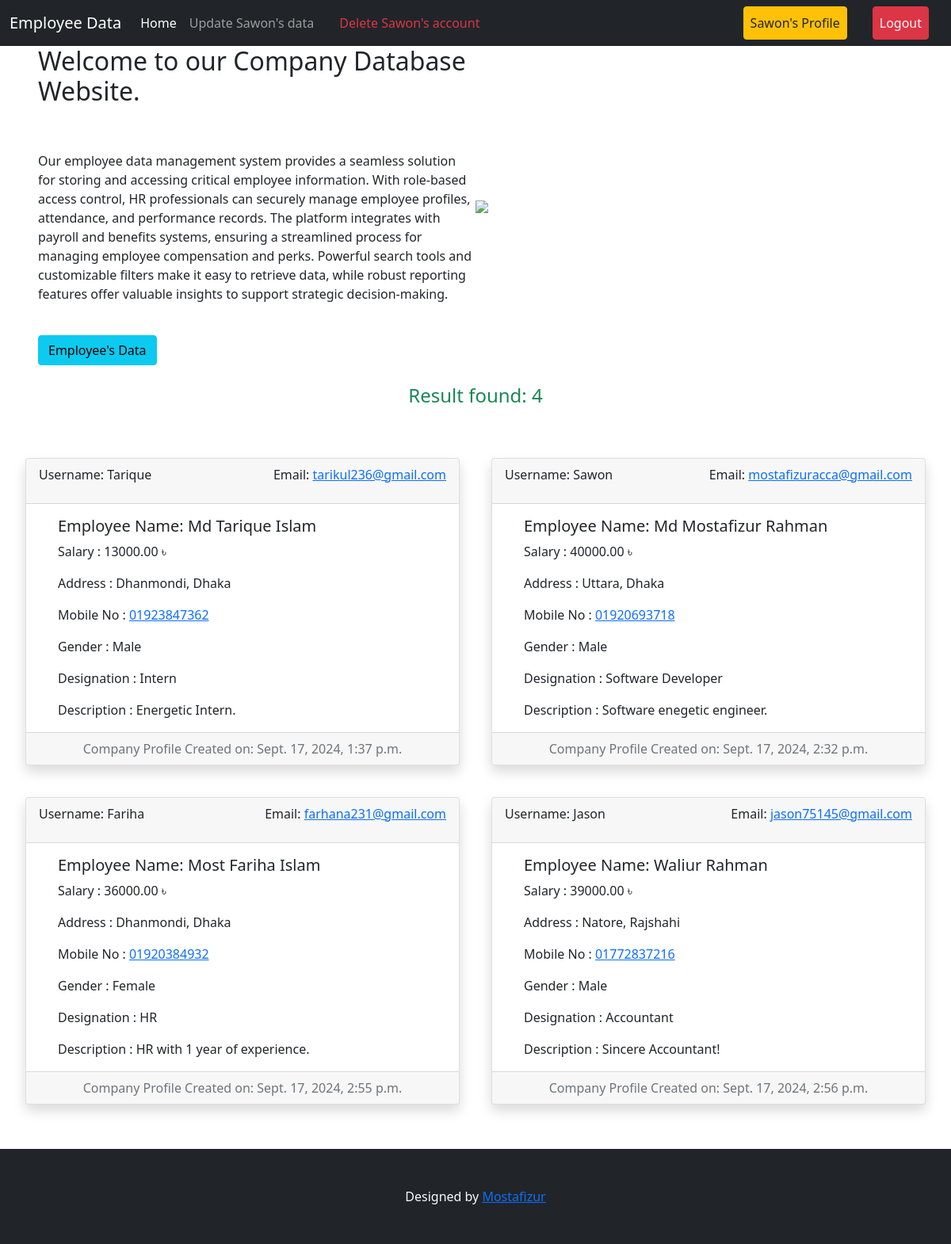
Screenshot of / (signed in) with the database file from the repository.
### main_data/models.py (models this page shows)
class E_data(models.Model):
  DESIGNATION_CHOICES = [
      ('Manager', 'Manager'),
      ('Accountant', 'Accountant'),
      ('HR', 'HR'),
      ('Software Developer', 'Software Developer'),
      ('Intern', 'Intern'),
  ]
  GENDER_CHOICES = [
      ('Male', 'Male'),
      ('Female', 'Female'),
  ]
  name = models.OneToOneField(User, on_delete=models.CASCADE)
  employee = models.CharField(max_length=40, blank=True, null=True)
  address = models.TextField()
  phone = models.CharField(max_length=14)
  salary = models.DecimalField(max_digits=10, decimal_places=2)
  designation = models.CharField(max_length=20, choices=DESIGNATION_CHOICES)
  gender = models.CharField(max_length=20, blank=True, choices=GENDER_CHOICES)
  created_on = models.DateTimeField(blank=True, null=True, auto_now_add=True)
  description = models.TextField(blank=True, null=True)
  def __str__(self):
    return self.name.username

### main_data/views.py (the view)
# urls.py: 2. Add a URL to urlpatterns:  path('', views.home, name='home')
def home(request):
  data = E_data.objects.all()
  return render(request, 'home.html', {'data': data})

### profiles/context_processors.py (called while the page is built)
def user_data(request):
    if request.user.is_authenticated:
        try:
            data = E_data.objects.get(name=request.user)
        except E_data.DoesNotExist:
            data = None
        return {'base': data, "user": request.user}
    return {}

### main_data/templates/home.html (shortened to what this page needs)
{% extends 'base.html' %}
{% block content %}
<div class="d-flex flex-wrap px-5 align-items-center">
  <div class="col-6">
    <h2>Welcome to our Company Database Website.</h2>
    <br><br>
    <p>
      Our employee data management system provides a seamless solution for storing and accessing critical employee information. With role-based access control, HR professionals can securely manage employee profiles, attendance, and performance records. The platform integrates with payroll and benefits systems, ensuring a streamlined process for managing employee compensation and perks. Powerful search tools and customizable filters make it easy to retrieve data, while robust reporting features offer valuable insights to support strategic decision-making.
    </p>
    <br>
    <a class="btn btn-info" href="#e-data">Employee's Data</a>
  </div>
  <div class="col-6">
<img class="w-100" src="https://img.freepik.com/premium-vector/teamwork-triumph-vector-illustration-business-team_1168402-1984.jpg" />
  </div>
</div>
<div class="p-4">
  <div id="e-data" class="">
    <center><h4 class="text-success"> Result found: {{data | length}}</h4></center>
    <div class="row pt-5 gy-4">
      {% for post in data %}
      <div class="col-md-6 ">
        <div class="card shadow m-2">
          <div class="card-header">
            <div class="d-flex justify-content-between align-items-center">
              <p>Username: {{post.name.username}} </p>
              <p>Email: <a href="mailto:{{post.name.email}}">{{post.name.email}}</a> </p>
            </div>
          </div>
          <div class="card-body mx-4">
            <h5 class="card-title">Employee Name: {{post.employee}}</h5>
            <p class="card-text">Salary : {{post.salary}} ৳</p>
            <p class="card-text">Address : {{post.address}}</p>
            <p class="card-text">Mobile No : <a href="tel:5{{post.phone}}p000">{{post.phone}}</a></p>
            <p class="card-text">Gender : {{post.gender}}</p>
            <p class="card-text">Designation : {{post.designation}}</p>
            <p class="card-text">Description : {{post.description}}</p>
          </div>
          <div class="card-footer text-muted">
            <center>Company Profile Created on: {{post.created_on}}</center>
          </div>
        </div>
      </div>
      {% endfor %}
    </div>
  </div>
</div>
{% endblock %}

### templates/base.html (shortened to what this page needs)
<!DOCTYPE html>
<html lang="en">
  <head>
    <link
      href="https://cdn.jsdelivr.net/npm/bootstrap@5.0.2/dist/css/bootstrap.min.css"
      rel="stylesheet"
    />
  </head>
  <body>
    <nav class="navbar navbar-expand-lg navbar-dark bg-dark sticky-top">
      <div class="container-fluid">
        <a class="navbar-brand" href="{% url 'homepage' %}">Employee Data</a>
        <div class="collapse navbar-collapse" id="navbarSupportedContent">
          <ul class="navbar-nav me-auto mb-2 mb-lg-0">
            <li class="nav-item">
              <a
                class="nav-link active"
                aria-current="page"
                href="{% url 'homepage' %}"
                >Home</a
              >
            </li>
            {% if base.id %}
            <li class="nav-item">
              <a
                class="nav-link"
                href="{% url 'update_data_form' base.id %}"
                >Update {{base}}'s data</a
              >
            </li>
            {% endif %}
            {% if request.user.is_authenticated %}
            {% if not request.user.is_superuser %}
            <li class="nav-item ms-3">
              <a
                class="nav-link text-danger"
                href="{% url 'delete_user_data' %}"
                >Delete {{user}}'s account</a
              >
            </li>
            {% endif %}
            {% endif %}
          </ul>
          <div class="d-flex">
            <ul class="navbar-nav me-auto mb-2 mb-lg-0">
              {% if request.user.is_authenticated %}
              <li class="nav-item mx-3">
                <a
                  class="nav-link btn btn-warning text-dark"
                  href="{% url 'profile' %}"
                  >{{user.username}}'s Profile</a
                >
              </li>
              <li class="nav-item mx-3">
                <a
                  class="nav-link btn btn-danger text-light"
                  href="{% url 'user_logout' %}"
                  >Logout</a
                >
              </li>
              {% endif %}
            </ul>
          </div>
        </div>
      </div>
    </nav>
    {% block content %} {% endblock %}
    <footer class="mt-4 py-5 bg-dark">
      <center class="text-light"> Designed by <a href="#">Mostafizur</a></center>
    </footer>
  </body>
</html>

### rows the page displays
E_data: name.username "Sawon", name.email "mostafizuracca@gmail.com", employee "Md Mostafizur Rahman", salary "40000.00", address "Uttara, Dhaka", phone "01920693718", gender "Male", designation "Software Developer", description "Software enegetic engineer.", created_on "Sept. 17, 2024, 2:32 p.m."
E_data: name.username "Tarique", name.email "tarikul236@gmail.com", employee "Md Tarique Islam", salary "13000.00", address "Dhanmondi, Dhaka", phone "01923847362", gender "Male", designation "Intern", description "Energetic Intern.", created_on "Sept. 17, 2024, 1:37 p.m."
E_data: name.username "Fariha", name.email "farhana231@gmail.com", employee "Most Fariha Islam", salary "36000.00", address "Dhanmondi, Dhaka", phone "01920384932", gender "Female", designation "HR", description "HR with 1 year of experience.", created_on "Sept. 17, 2024, 2:55 p.m."
E_data: name.username "Jason", name.email "jason75145@gmail.com", employee "Waliur Rahman", salary "39000.00", address "Natore, Rajshahi", phone "01772837216", gender "Male", designation "Accountant", description "Sincere Accountant!", created_on "Sept. 17, 2024, 2:56 p.m."

### other values shown
{{ user }} "Sawon"
{{ user.username }} "Sawon"
{{ data | length }} "4"
